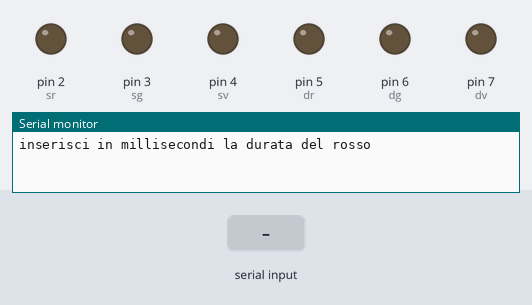
A sketch run on a simulated Arduino Uno, built with avr-gcc and run on an emulated ATmega328P. On the bench: output pins drawn as LEDs (lit = HIGH), the last lines printed to the serial monitor. Dashed ring = blinking. Inputs (shaded band) come from the test bench.

Above: at 0.8 s.
0.9 s: "90,45,200\n" received over Serial
3.4 s: "30,150,10\n" received over Serial
5.9 s: "90,45\n" received over Serial
8.4 s: "0\n" received over Serial
At 9.44 s:
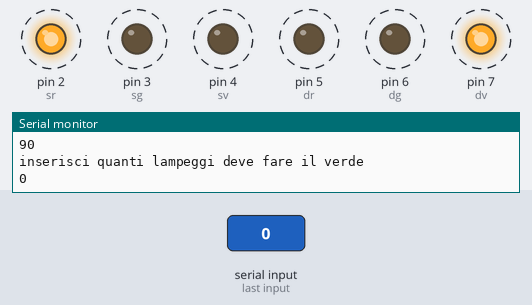
Timing chart, 0 to 12.4 s (numbered marks = the images above; inputs shaded):
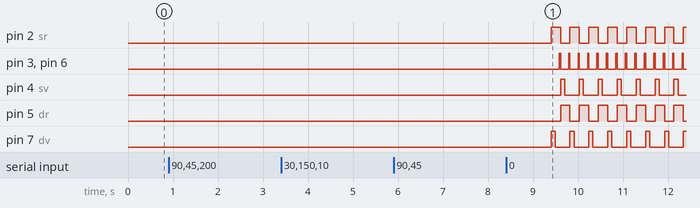

The sketch:

Semaforo_Austriaco.ino
```cpp
int sr=2,sg=3,sv=4,dr=5,dg=6,dv=7;
int d_lamp=500, d_rs=6000,d_g=3000, ser_beg=9600;
int q_lamp;
void tempi(void);
void semaforo_dx(void);
void lampeggio_dx(void);
void semaforo_sx(void);
void lampeggio_sx(void);

void setup() {
pinMode(sr,OUTPUT);
pinMode(sg,OUTPUT);
pinMode(sv,OUTPUT);
pinMode(dr,OUTPUT);
pinMode(dg,OUTPUT);
pinMode(dv,OUTPUT);
Serial.begin(ser_beg);
  Serial.println("inserisci in millisecondi la durata del rosso");
  while(Serial.available()==0){}
  d_rs=Serial.readString().toInt();
  Serial.println(d_rs);
  Serial.println("inserisci in millisecondi la durata del giallo");
   while(Serial.available()==0){}
  d_g=Serial.readString().toInt();
  Serial.println(d_g);
  Serial.println("inserisci in millisecondi il tempo tra un lampeggio ad un altro");
   while(Serial.available()==0){}
  d_lamp=Serial.readString().toInt();
  Serial.println(d_lamp);
  Serial.println("inserisci quanti lampeggi deve fare il verde");
    while(Serial.available()==0){}
    q_lamp=Serial.readString().toInt();
      Serial.println(q_lamp);
}
void semaforo_dx(void){
digitalWrite(sr,HIGH);
digitalWrite(dv,HIGH);
delay(d_rs);
}
void lampeggio_dx(void){
  for(int i=0; i<=q_lamp; i++)
  {
  digitalWrite(dv,LOW);
delay(d_lamp);
digitalWrite(dv,HIGH);
  }
    digitalWrite(dv,LOW);
digitalWrite(dg,HIGH);
digitalWrite(sg,HIGH);
delay(d_g);
digitalWrite(sr,LOW);
digitalWrite(sg,LOW);
digitalWrite(dg,LOW);
}
void semaforo_sx(void){
  digitalWrite(dr,HIGH);
digitalWrite(sv,HIGH);
delay(d_rs);
}
void lampeggio_sx(void){
  for (int i=0; i<=q_lamp; i++)
 {
  digitalWrite(sv,LOW);
delay(d_lamp);
digitalWrite(sv,HIGH);
}
  digitalWrite(sv,LOW);
digitalWrite(dg,HIGH);
digitalWrite(sg,HIGH);
delay (d_g);
digitalWrite(sg,LOW);
digitalWrite(dg,LOW);
digitalWrite(dr,LOW);
}
void loop() {
semaforo_dx();
lampeggio_dx();
semaforo_sx();
lampeggio_sx();
}
```

Measured:
- after the input at 8.4 s, pin 2 (sr): alternates HIGH for 0.21 s and LOW for 0.21 s, starting after 1.0 s; pin 3 (sg): alternates HIGH for 0.03 s and LOW for 0.18 s, starting after 1.2 s
